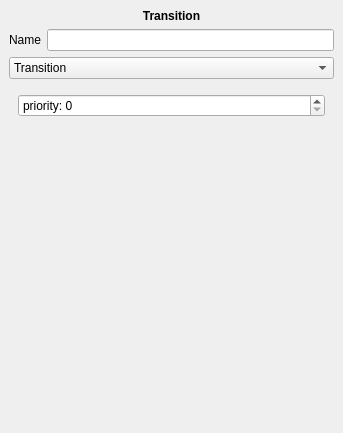
<?xml version="1.0" encoding="UTF-8"?>
<ui version="4.0">
 <class>item_properties</class>
 <widget class="QStackedWidget" name="item_properties">
  <property name="geometry">
   <rect>
    <x>0</x>
    <y>0</y>
    <width>343</width>
    <height>433</height>
   </rect>
  </property>
  <property name="windowTitle">
   <string>StackedWidget</string>
  </property>
  <property name="currentIndex">
   <number>2</number>
  </property>
  <widget class="QWidget" name="empty_props_page">
   <layout class="QGridLayout" name="gridLayout_4">
    <item row="0" column="0">
     <widget class="QLabel" name="empty_props_label">
      <property name="text">
       <string>Nothing selected</string>
      </property>
      <property name="alignment">
       <set>Qt::AlignCenter</set>
      </property>
     </widget>
    </item>
   </layout>
  </widget>
  <widget class="QWidget" name="place_props_page">
   <layout class="QGridLayout" name="gridLayout">
    <item row="0" column="0" colspan="2">
     <widget class="QLabel" name="label_5">
      <property name="sizePolicy">
       <sizepolicy hsizetype="Preferred" vsizetype="Fixed">
        <horstretch>0</horstretch>
        <verstretch>0</verstretch>
       </sizepolicy>
      </property>
      <property name="text">
       <string>&lt;b&gt;Place&lt;/b&gt;</string>
      </property>
      <property name="alignment">
       <set>Qt::AlignCenter</set>
      </property>
     </widget>
    </item>
    <item row="1" column="0">
     <widget class="QLabel" name="label">
      <property name="text">
       <string>Name</string>
      </property>
     </widget>
    </item>
    <item row="1" column="1">
     <widget class="QLineEdit" name="place_name_lineEdit"/>
    </item>
    <item row="2" column="0">
     <widget class="QLabel" name="label_2">
      <property name="text">
       <string>Init tokens</string>
      </property>
     </widget>
    </item>
    <item row="2" column="1">
     <widget class="QSpinBox" name="place_init_tokens_spinBox"/>
    </item>
    <item row="3" column="0">
     <widget class="QLabel" name="label_12">
      <property name="text">
       <string>Capacity</string>
      </property>
     </widget>
    </item>
    <item row="3" column="1">
     <widget class="QSpinBox" name="place_capacity_spinBox">
      <property name="maximum">
       <number>1000000000</number>
      </property>
     </widget>
    </item>
    <item row="4" column="1">
     <widget class="QLabel" name="place_infinite_capacity_label">
      <property name="text">
       <string>(infinite capacity = )</string>
      </property>
     </widget>
    </item>
    <item row="5" column="0">
     <widget class="QLabel" name="label_3">
      <property name="text">
       <string>Current tokens</string>
      </property>
     </widget>
    </item>
    <item row="5" column="1">
     <widget class="QLabel" name="place_current_tokens_label">
      <property name="sizePolicy">
       <sizepolicy hsizetype="Preferred" vsizetype="Preferred">
        <horstretch>0</horstretch>
        <verstretch>0</verstretch>
       </sizepolicy>
      </property>
      <property name="text">
       <string>place.current_tokens</string>
      </property>
     </widget>
    </item>
    <item row="6" column="0" colspan="2">
     <spacer name="verticalSpacer">
      <property name="orientation">
       <enum>Qt::Vertical</enum>
      </property>
      <property name="sizeHint" stdset="0">
       <size>
        <width>198</width>
        <height>248</height>
       </size>
      </property>
     </spacer>
    </item>
   </layout>
  </widget>
  <widget class="QWidget" name="transition_props_page">
   <layout class="QGridLayout" name="gridLayout_2">
    <item row="0" column="0" colspan="2">
     <widget class="QLabel" name="label_6">
      <property name="sizePolicy">
       <sizepolicy hsizetype="Preferred" vsizetype="Fixed">
        <horstretch>0</horstretch>
        <verstretch>0</verstretch>
       </sizepolicy>
      </property>
      <property name="text">
       <string>&lt;b&gt;Transition&lt;/b&gt;</string>
      </property>
      <property name="alignment">
       <set>Qt::AlignCenter</set>
      </property>
     </widget>
    </item>
    <item row="1" column="0">
     <widget class="QLabel" name="label_7">
      <property name="text">
       <string>Name</string>
      </property>
     </widget>
    </item>
    <item row="1" column="1">
     <widget class="QLineEdit" name="transition_name_lineEdit"/>
    </item>
    <item row="2" column="0" colspan="2">
     <widget class="QComboBox" name="transition_type_comboBox">
      <item>
       <property name="text">
        <string>Transition</string>
       </property>
      </item>
      <item>
       <property name="text">
        <string>TransitionPriority</string>
       </property>
      </item>
      <item>
       <property name="text">
        <string>TransitionStochastic</string>
       </property>
      </item>
      <item>
       <property name="text">
        <string>TransitionTimed</string>
       </property>
      </item>
     </widget>
    </item>
    <item row="3" column="0" colspan="2">
     <widget class="QStackedWidget" name="transition_types_stackedWidget">
      <property name="currentIndex">
       <number>1</number>
      </property>
      <widget class="QWidget" name="transition_normal_page">
       <layout class="QGridLayout" name="gridLayout_7">
        <item row="0" column="0">
         <widget class="QLabel" name="label_4">
          <property name="text">
           <string>(normal)</string>
          </property>
          <property name="alignment">
           <set>Qt::AlignCenter</set>
          </property>
         </widget>
        </item>
       </layout>
      </widget>
      <widget class="QWidget" name="transition_priority_page">
       <layout class="QGridLayout" name="gridLayout_6">
        <item row="0" column="0">
         <widget class="QSpinBox" name="transition_priority_spinBox">
          <property name="sizePolicy">
           <sizepolicy hsizetype="Expanding" vsizetype="Fixed">
            <horstretch>0</horstretch>
            <verstretch>0</verstretch>
           </sizepolicy>
          </property>
          <property name="prefix">
           <string>priority: </string>
          </property>
         </widget>
        </item>
        <item row="1" column="0">
         <spacer name="verticalSpacer_4">
          <property name="orientation">
           <enum>Qt::Vertical</enum>
          </property>
          <property name="sizeHint" stdset="0">
           <size>
            <width>20</width>
            <height>40</height>
           </size>
          </property>
         </spacer>
        </item>
       </layout>
      </widget>
      <widget class="QWidget" name="transition_timed_page">
       <layout class="QGridLayout" name="gridLayout_5">
        <item row="0" column="0">
         <widget class="QLabel" name="label_13">
          <property name="text">
           <string>p-distribution</string>
          </property>
         </widget>
        </item>
        <item row="0" column="1">
         <widget class="QComboBox" name="transition_timed_pdist_comboBox"/>
        </item>
        <item row="3" column="0" colspan="2">
         <spacer name="verticalSpacer_5">
          <property name="orientation">
           <enum>Qt::Vertical</enum>
          </property>
          <property name="sizeHint" stdset="0">
           <size>
            <width>20</width>
            <height>40</height>
           </size>
          </property>
         </spacer>
        </item>
        <item row="1" column="0" colspan="2">
         <widget class="QDoubleSpinBox" name="transition_t_min_doubleSpinBox">
          <property name="prefix">
           <string>t_min = </string>
          </property>
          <property name="suffix">
           <string> s</string>
          </property>
          <property name="decimals">
           <number>6</number>
          </property>
          <property name="maximum">
           <double>1000000.000000000000000</double>
          </property>
         </widget>
        </item>
        <item row="2" column="0" colspan="2">
         <widget class="QDoubleSpinBox" name="transition_t_max_doubleSpinBox">
          <property name="prefix">
           <string>t_max = </string>
          </property>
          <property name="suffix">
           <string> s</string>
          </property>
          <property name="decimals">
           <number>6</number>
          </property>
          <property name="maximum">
           <double>1000000.000000000000000</double>
          </property>
         </widget>
        </item>
       </layout>
      </widget>
      <widget class="QWidget" name="transition_stochastic_page">
       <layout class="QGridLayout" name="gridLayout_3">
        <item row="0" column="0">
         <widget class="QSpinBox" name="transition_probability_percent_spinBox">
          <property name="sizePolicy">
           <sizepolicy hsizetype="Preferred" vsizetype="Fixed">
            <horstretch>0</horstretch>
            <verstretch>0</verstretch>
           </sizepolicy>
          </property>
          <property name="suffix">
           <string> %</string>
          </property>
          <property name="prefix">
           <string>probability: </string>
          </property>
          <property name="maximum">
           <number>100</number>
          </property>
         </widget>
        </item>
        <item row="1" column="0">
         <spacer name="verticalSpacer_3">
          <property name="orientation">
           <enum>Qt::Vertical</enum>
          </property>
          <property name="sizeHint" stdset="0">
           <size>
            <width>20</width>
            <height>40</height>
           </size>
          </property>
         </spacer>
        </item>
       </layout>
      </widget>
     </widget>
    </item>
    <item row="4" column="0" colspan="2">
     <spacer name="verticalSpacer_2">
      <property name="orientation">
       <enum>Qt::Vertical</enum>
      </property>
      <property name="sizeHint" stdset="0">
       <size>
        <width>322</width>
        <height>158</height>
       </size>
      </property>
     </spacer>
    </item>
   </layout>
  </widget>
  <widget class="QWidget" name="arc_props_page">
   <layout class="QGridLayout" name="gridLayout_8">
    <item row="0" column="0" colspan="2">
     <widget class="QLabel" name="label_9">
      <property name="sizePolicy">
       <sizepolicy hsizetype="Preferred" vsizetype="Fixed">
        <horstretch>0</horstretch>
        <verstretch>0</verstretch>
       </sizepolicy>
      </property>
      <property name="text">
       <string>&lt;b&gt;Arc&lt;/b&gt;</string>
      </property>
      <property name="alignment">
       <set>Qt::AlignCenter</set>
      </property>
     </widget>
    </item>
    <item row="1" column="0">
     <widget class="QLabel" name="label_10">
      <property name="text">
       <string>Name</string>
      </property>
     </widget>
    </item>
    <item row="1" column="1">
     <widget class="QLineEdit" name="arc_name_lineEdit"/>
    </item>
    <item row="2" column="0">
     <widget class="QLabel" name="label_11">
      <property name="text">
       <string>Tokens</string>
      </property>
     </widget>
    </item>
    <item row="2" column="1">
     <widget class="QSpinBox" name="arc_n_tokens_spinBox">
      <property name="minimum">
       <number>1</number>
      </property>
      <property name="maximum">
       <number>100000000</number>
      </property>
      <property name="value">
       <number>1</number>
      </property>
     </widget>
    </item>
    <item row="3" column="0" colspan="2">
     <widget class="QCheckBox" name="arc_inhibitor_checkBox">
      <property name="text">
       <string>Inhibitor</string>
      </property>
     </widget>
    </item>
    <item row="4" column="0" colspan="2">
     <spacer name="verticalSpacer_6">
      <property name="orientation">
       <enum>Qt::Vertical</enum>
      </property>
      <property name="sizeHint" stdset="0">
       <size>
        <width>322</width>
        <height>297</height>
       </size>
      </property>
     </spacer>
    </item>
   </layout>
  </widget>
 </widget>
 <resources/>
 <connections>
  <connection>
   <sender>place_name_lineEdit</sender>
   <signal>textChanged(QString)</signal>
   <receiver>item_properties</receiver>
   <slot>place_name_changed(QString)</slot>
   <hints>
    <hint type="sourcelabel">
     <x>135</x>
     <y>44</y>
    </hint>
    <hint type="destinationlabel">
     <x>127</x>
     <y>-11</y>
    </hint>
   </hints>
  </connection>
  <connection>
   <sender>place_init_tokens_spinBox</sender>
   <signal>valueChanged(int)</signal>
   <receiver>item_properties</receiver>
   <slot>place_init_tokens_changed(int)</slot>
   <hints>
    <hint type="sourcelabel">
     <x>224</x>
     <y>82</y>
    </hint>
    <hint type="destinationlabel">
     <x>232</x>
     <y>-15</y>
    </hint>
   </hints>
  </connection>
  <connection>
   <sender>place_capacity_spinBox</sender>
   <signal>valueChanged(int)</signal>
   <receiver>item_properties</receiver>
   <slot>place_capacity_changed(int)</slot>
   <hints>
    <hint type="sourcelabel">
     <x>288</x>
     <y>105</y>
    </hint>
    <hint type="destinationlabel">
     <x>281</x>
     <y>-5</y>
    </hint>
   </hints>
  </connection>
  <connection>
   <sender>transition_type_comboBox</sender>
   <signal>currentTextChanged(QString)</signal>
   <receiver>item_properties</receiver>
   <slot>transition_type_changed(QString)</slot>
   <hints>
    <hint type="sourcelabel">
     <x>105</x>
     <y>80</y>
    </hint>
    <hint type="destinationlabel">
     <x>102</x>
     <y>-1</y>
    </hint>
   </hints>
  </connection>
  <connection>
   <sender>transition_name_lineEdit</sender>
   <signal>textChanged(QString)</signal>
   <receiver>item_properties</receiver>
   <slot>transition_name_changed(QString)</slot>
   <hints>
    <hint type="sourcelabel">
     <x>263</x>
     <y>38</y>
    </hint>
    <hint type="destinationlabel">
     <x>265</x>
     <y>5</y>
    </hint>
   </hints>
  </connection>
  <connection>
   <sender>transition_priority_spinBox</sender>
   <signal>valueChanged(int)</signal>
   <receiver>item_properties</receiver>
   <slot>transition_priority_changed(int)</slot>
   <hints>
    <hint type="sourcelabel">
     <x>129</x>
     <y>114</y>
    </hint>
    <hint type="destinationlabel">
     <x>148</x>
     <y>4</y>
    </hint>
   </hints>
  </connection>
  <connection>
   <sender>transition_timed_pdist_comboBox</sender>
   <signal>currentIndexChanged(int)</signal>
   <receiver>item_properties</receiver>
   <slot>transition_pdist_changed_idx(int)</slot>
   <hints>
    <hint type="sourcelabel">
     <x>186</x>
     <y>112</y>
    </hint>
    <hint type="destinationlabel">
     <x>217</x>
     <y>27</y>
    </hint>
   </hints>
  </connection>
  <connection>
   <sender>transition_t_min_doubleSpinBox</sender>
   <signal>valueChanged(double)</signal>
   <receiver>item_properties</receiver>
   <slot>transition_t_min_changed(double)</slot>
   <hints>
    <hint type="sourcelabel">
     <x>33</x>
     <y>146</y>
    </hint>
    <hint type="destinationlabel">
     <x>3</x>
     <y>148</y>
    </hint>
   </hints>
  </connection>
  <connection>
   <sender>transition_t_max_doubleSpinBox</sender>
   <signal>valueChanged(double)</signal>
   <receiver>item_properties</receiver>
   <slot>transition_t_max_changed(double)</slot>
   <hints>
    <hint type="sourcelabel">
     <x>25</x>
     <y>182</y>
    </hint>
    <hint type="destinationlabel">
     <x>4</x>
     <y>178</y>
    </hint>
   </hints>
  </connection>
  <connection>
   <sender>transition_probability_percent_spinBox</sender>
   <signal>valueChanged(int)</signal>
   <receiver>item_properties</receiver>
   <slot>transition_probability_percent_changed(int)</slot>
   <hints>
    <hint type="sourcelabel">
     <x>48</x>
     <y>119</y>
    </hint>
    <hint type="destinationlabel">
     <x>4</x>
     <y>117</y>
    </hint>
   </hints>
  </connection>
  <connection>
   <sender>arc_n_tokens_spinBox</sender>
   <signal>valueChanged(int)</signal>
   <receiver>item_properties</receiver>
   <slot>arc_n_tokens_changed(int)</slot>
   <hints>
    <hint type="sourcelabel">
     <x>65</x>
     <y>75</y>
    </hint>
    <hint type="destinationlabel">
     <x>51</x>
     <y>75</y>
    </hint>
   </hints>
  </connection>
  <connection>
   <sender>arc_name_lineEdit</sender>
   <signal>textChanged(QString)</signal>
   <receiver>item_properties</receiver>
   <slot>arc_name_changed(QString)</slot>
   <hints>
    <hint type="sourcelabel">
     <x>72</x>
     <y>39</y>
    </hint>
    <hint type="destinationlabel">
     <x>53</x>
     <y>33</y>
    </hint>
   </hints>
  </connection>
  <connection>
   <sender>arc_inhibitor_checkBox</sender>
   <signal>toggled(bool)</signal>
   <receiver>item_properties</receiver>
   <slot>arc_inhibitor_toggled(bool)</slot>
   <hints>
    <hint type="sourcelabel">
     <x>64</x>
     <y>111</y>
    </hint>
    <hint type="destinationlabel">
     <x>65</x>
     <y>138</y>
    </hint>
   </hints>
  </connection>
 </connections>
 <slots>
  <slot>place_name_changed(QString)</slot>
  <slot>place_capacity_changed(int)</slot>
  <slot>place_init_tokens_changed(int)</slot>
  <slot>transition_type_changed(QString)</slot>
  <slot>transition_name_changed(QString)</slot>
  <slot>transition_priority_changed(int)</slot>
  <slot>transition_pdist_changed_idx(int)</slot>
  <slot>transition_t_min_changed(double)</slot>
  <slot>transition_t_max_changed(double)</slot>
  <slot>transition_probability_percent_changed(int)</slot>
  <slot>arc_inhibitor_toggled(bool)</slot>
  <slot>arc_n_tokens_changed(int)</slot>
  <slot>arc_name_changed(QString)</slot>
 </slots>
</ui>
